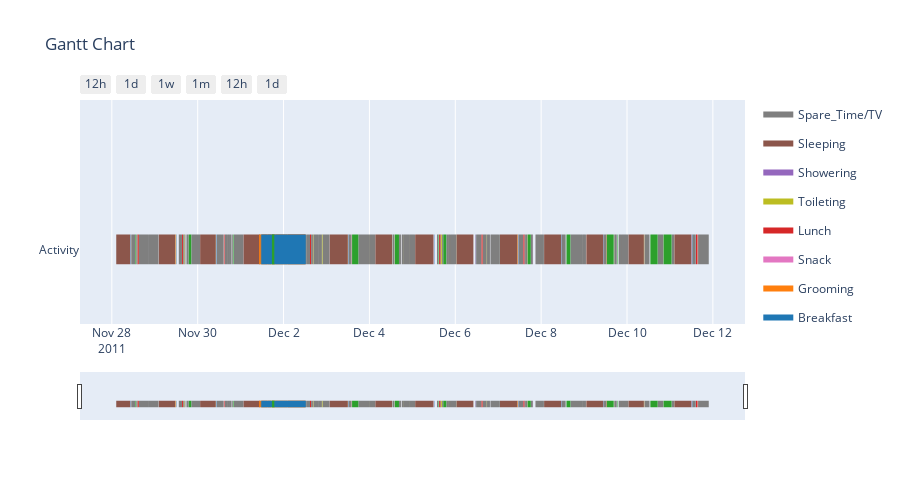

Source (notebook cell):
### Code cell
from pyadlml.dataset.plotly.activities import gantt
gantt(data.df_activities).show()
